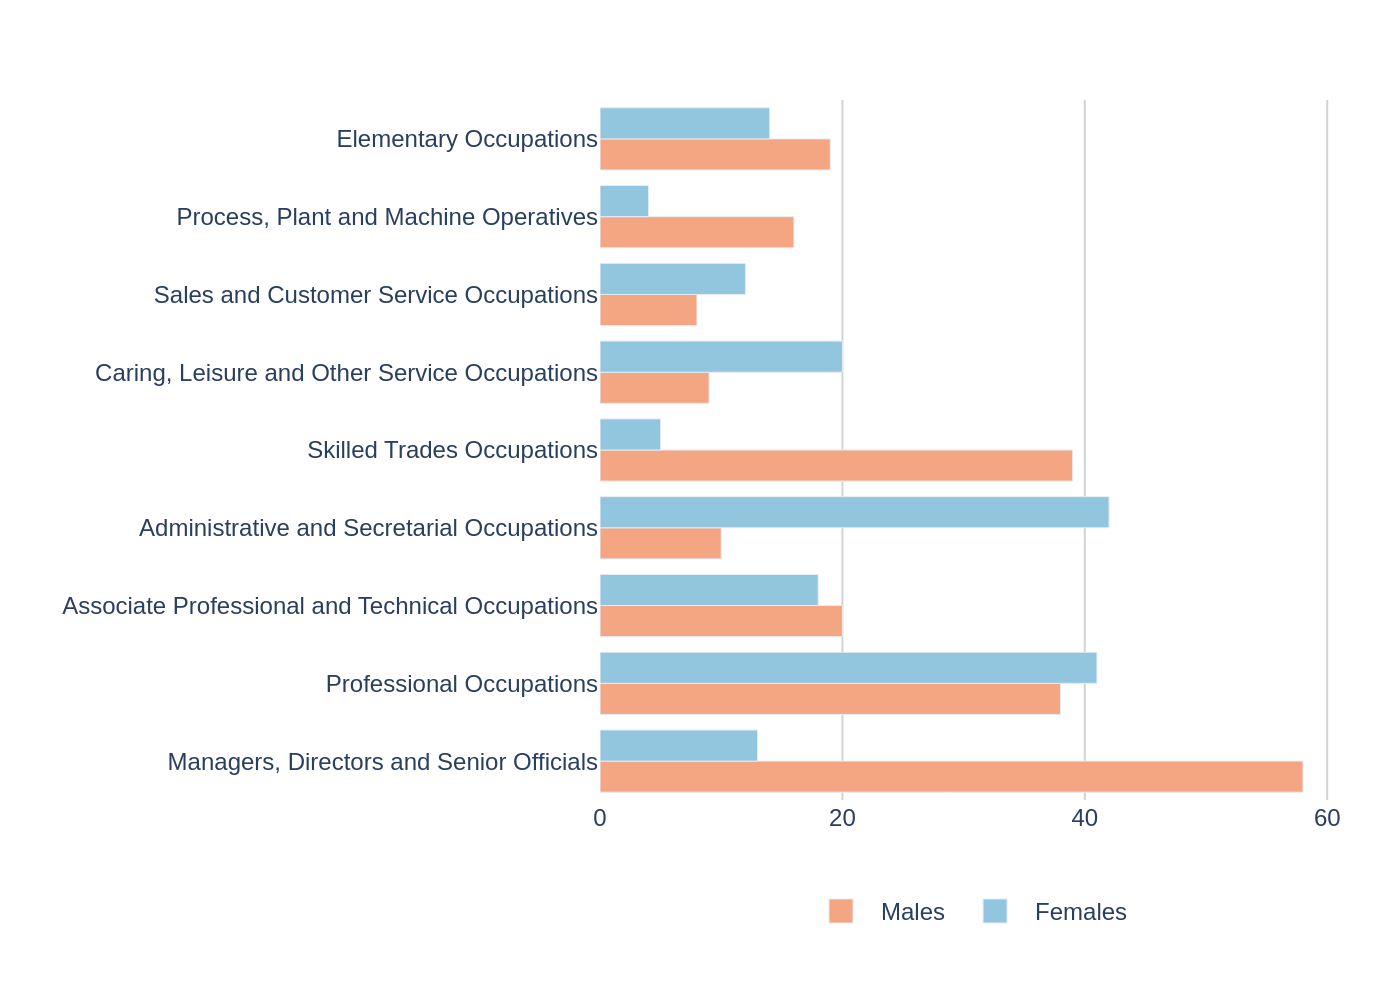

Write Python code to recreate this figure.
import sys
import json
import plotly.graph_objects as go
import os

if len(sys.argv) != 2:
    print("Usage: python generate_chart.py <path_to_json_file>")
    sys.exit(1)

json_path = sys.argv[1]

try:
    with open(json_path, 'r', encoding='utf-8') as f:
        chart_info = json.load(f)
except FileNotFoundError:
    print(f"Error: JSON file not found at {json_path}")
    sys.exit(1)
except json.JSONDecodeError:
    print(f"Error: Could not decode JSON from {json_path}")
    sys.exit(1)

chart_data = chart_info['chart_data']
texts = chart_info['texts']
colors = chart_info['colors']

# Extract categories and pivot data for Plotly
categories = [item['category'] for item in chart_data]
num_series = len(texts['legend_labels'])
series_data = [[item['values'][i] for item in chart_data] for i in range(num_series)]

# Reverse data to match top-to-bottom order of the original image
categories.reverse()
for s_data in series_data:
    s_data.reverse()

fig = go.Figure()

for i in range(num_series):
    fig.add_trace(go.Bar(
        y=categories,
        x=series_data[i],
        name=texts['legend_labels'][i],
        orientation='h',
        marker=dict(color=colors[i])
    ))

# Combine title and subtitle
title_text = texts.get('title')
subtitle_text = texts.get('subtitle')
full_title = ""
if title_text:
    full_title += title_text
    if subtitle_text:
        full_title += f"<br><sub>{subtitle_text}</sub>"

# Combine source and note for an annotation
source_text = texts.get('source', '')
note_text = texts.get('note', '')
caption_parts = []
if source_text:
    caption_parts.append(source_text)
if note_text:
    caption_parts.append(note_text)
caption_text = "<br>".join(caption_parts)

annotations = []
if caption_text:
    annotations.append(dict(
        text=caption_text,
        showarrow=False,
        xref='paper', yref='paper',
        x=0, y=-0.25,  # Adjusted to be below the legend
        xanchor='left', yanchor='top',
        align='left'
    ))

fig.update_layout(
    barmode='group',
    title=dict(
        text=full_title if full_title else None,
        x=0.05,
        xanchor='left'
    ),
    xaxis=dict(
        title_text=texts.get('x_axis_title'),
        showgrid=True,
        gridcolor='lightgray',
        zeroline=False
    ),
    yaxis=dict(
        title_text=texts.get('y_axis_title'),
        showgrid=False
    ),
    legend=dict(
        orientation="h",
        yanchor="bottom",
        y=-0.2,
        xanchor="center",
        x=0.5,
        title_text=texts.get('legend_title')
    ),
    font=dict(
        family="Arial",
        size=12
    ),
    plot_bgcolor='white',
    paper_bgcolor='white',
    margin=dict(l=300, r=30, t=50, b=100),
    annotations=annotations
)

# Derive output filename and save the image
base_filename = os.path.splitext(os.path.basename(json_path))[0]
output_filename = f"{base_filename}.png"

fig.write_image(output_filename, scale=2)

print(f"Chart saved to {output_filename}")
